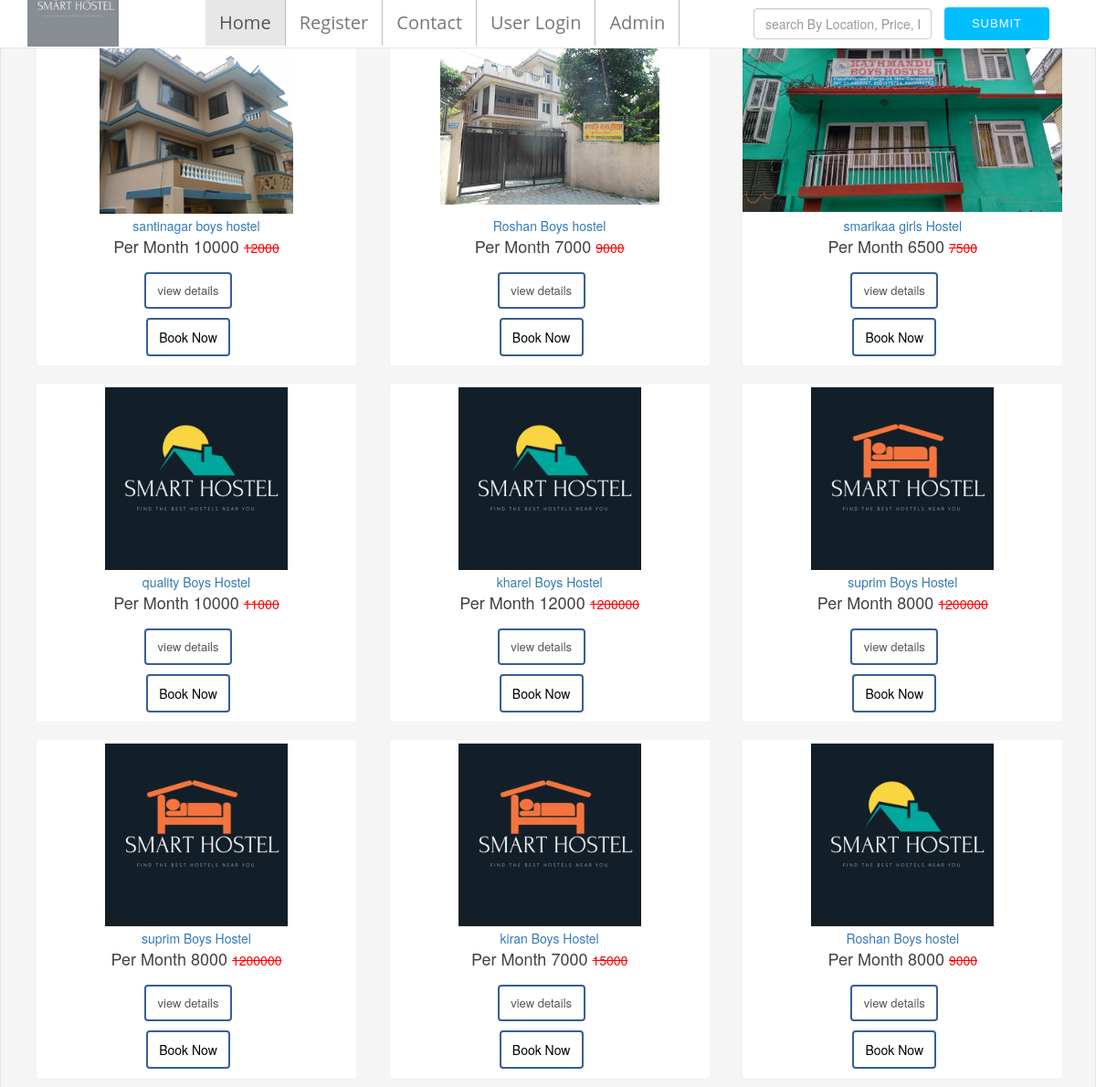
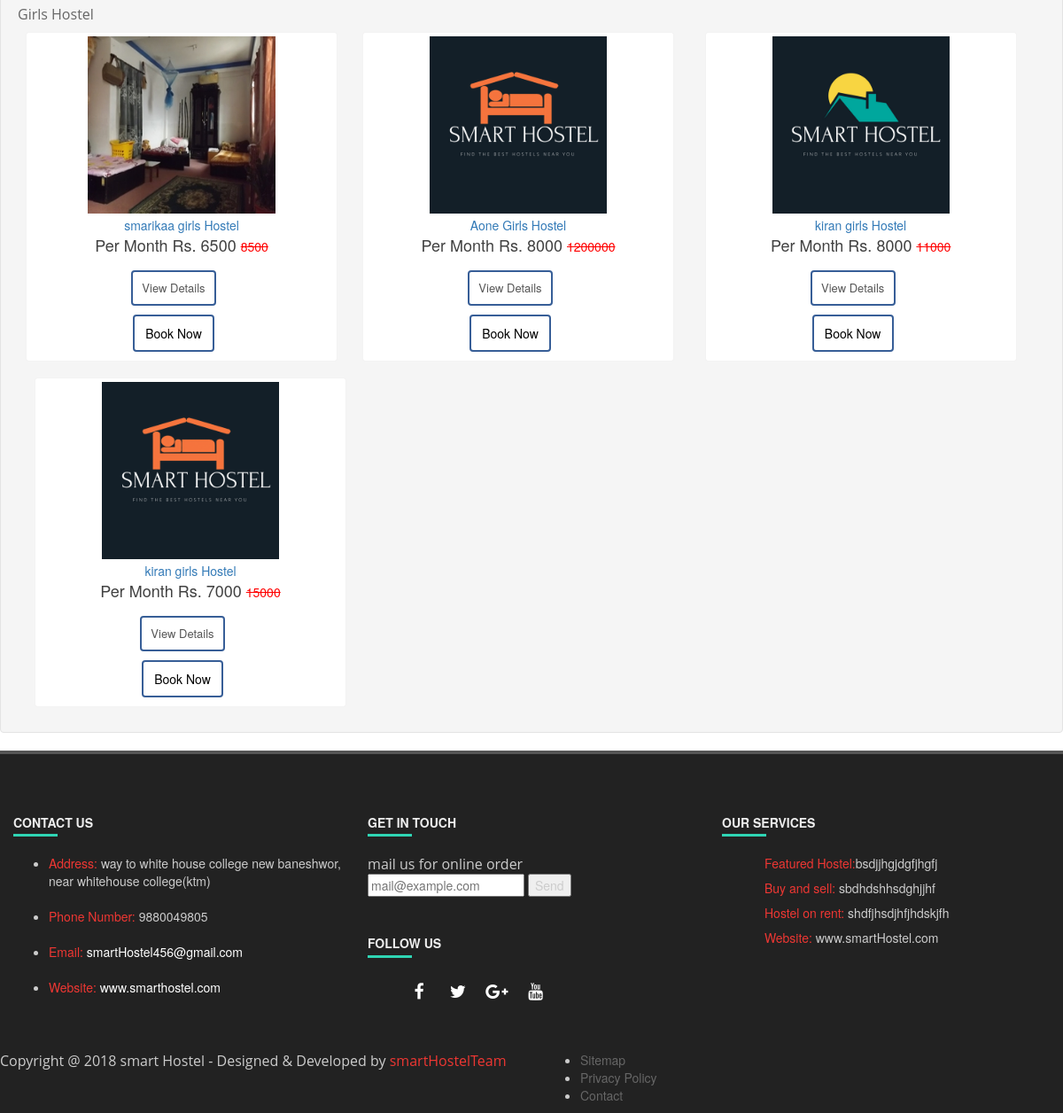
/register/index.php, run on the app's committed database (2 pictures, top to bottom).
### tables this page shows
CREATE TABLE `hostel_info` (
  `id` int(11) NOT NULL,
  `HostelName` varchar(100) DEFAULT NULL,
  `HostelType` varchar(100) DEFAULT NULL,
  `HostelPrice` varchar(100) DEFAULT NULL,
  `HostelLocation` varchar(122) DEFAULT NULL,
  `HostelDetails` varchar(250) DEFAULT NULL,
  `Location` varchar(100) DEFAULT NULL,
  `NormalPrice` varchar(122) DEFAULT NULL
);

### register/index.php (the view, shortened to what this page needs)
<?php include "header.php" ?>
    <?php
include('connection.php');
$sql='select * from hostel_info where HostelType="male" ';
$retval=mysqli_query($con,$sql);
?>
<html>
<body>
<div class="well">
 <div class="row">
                     <div class="col-md-12"  product-cards">
                          <div id="divcontent">
  <div id="ItemsBody_pnlCategoryBrowse1">
    <div id="ItemsBody_pnlBestSellers" style="">
      <?php
while($row=mysqli_fetch_assoc($retval))
{
  echo'
      <div class="col-md-4">
          <div class="ItemsB inlay-container">
            <div>
              <div class="prod-img-wrap">
                <a href="singleview.php">
                  <img src="'.$row['Location'].'" class=""style="" />
                </a>
              </div>
              <div class="item-body">
                </div>
                <div class="ItemsBrowse_Title">
                  <a href="singleview.php">'.$row['HostelName'].'</a>
                </div>
                <div class="price-desc">
                Per Month '.$row['HostelPrice'].'
                  <s style="color:red;">
                  </s>
                  <s style="color:red;">
                    '.$row['NormalPrice'].'
                  </s>
                </div>
                <a href="singleview.php?id='.$row['id'].'"
                 class="button button1"  style="">view details</a>
                <div class="more-prod">
                <a href="order.php?id='.$row['id'].'"">
                <button class="button" style="vertical-align-middle">
      <span>Book Now </span></button></a>
                  </div>
                  </div>
                  </div>
                   </div>
                  ';
                }
                ?>
                  </div>
</div>
                </div>
              </div>
            </div>
 <div class="row">
                     <div class="col-md-12"  product-cards">
                          <div id="divcontent">
  <div id="ItemsBody_pnlCategoryBrowse1">
    <div id="ItemsBody_pnlBestSellers" style="clear:both; margin-top:5px;">
      <p class="title">
        <span style="font-family:'open sans',sans-serif;"id="ItemsBody_lblBestSellers">Girls Hostel</span>
        <a href=">See All</a>
      </p>
      <?php
include('connection.php');
$sql='select * from hostel_info where HostelType="female" limit 10';
$retval=mysqli_query($con,$sql);
while($row=mysqli_fetch_assoc($retval))
{
  echo'
      <div class="col-md-4">
          <div class="ItemsB inlay-container">
            <div>
              <div class="prod-img-wrap">
                <a href="singleview.php">
                  <img src="'.$row['Location'].'" class=""style="" />
                </a>
              </div>
              <div class="item-body">
                </div>
                <div class="ItemsBrowse_Title">
                  <a href="singleview.php">'.$row['HostelName'].'
                </div>
                <div class="price-desc">
                Per Month Rs. '.$row['HostelPrice'].'
                  <s style="color:red;">
                  </s>
                  <s style="color:red;">
                  '.$row['NormalPrice'].'
                  </s>
                </div>
                <a href="singleview.php?id='.$row['id'].'" class="button button1" style="">View Details</a>
                <div class="more-prod">
                  <a href="order.php?id='.$row['id'].'" class="button" style="">
      <span>Book Now</span></button></a>
                  </a>
                  </div>
                  </div>
                  </div>
                  </div>
                  ';
                }
                ?>
                  </div>
</div>
<?php
include("footer.php");
?>
</body>
</html>

### cssdesign/index.css (style rules this page uses)
body { background-image:url(""); }

### cssdesign/aboutus.css (style rules this page uses)
p { color: #666; font-size: 16px; font-family: 'Open Sans', sans-serif; line-height: 22px; margin: 0; }

### header.php (style rules this page uses)
body { background-image:url("image/website logo/smart.png"); }
div.ItemsB:nth-child(odd) { padding-left: 5px; }
.prod-img-wrap a { height: 2000px; }
.prod-img-wrap a img { max-height: 200px; max-width:100%; }
.prod-img-wrap { display: table;width: 100%;text-align: center; }
.prod-img-wrap a { display: table-cell;vertical-align: middle;height: 200px; }
.prod-img-wrap a img { max-height: 200px;max-width: 100%; }
.ItemsB>div { min-height: 370px; max-height: 370px; width:350px; border: 1px solid:#e0e0e0; ; border-radius:2px; padding: 0px; box-shadow: 0px 0px 1px 0px #e2dede; transition: all ease 0.6s; -webkit-transition: all ease 0.6s; -moz-transition: all ease 0.6s; -o-transition: all ease 0.6s; -ms-transition: all ease 0.6s; background: #fff; }
div { margin: 0; }
div { display: block; }
div.ItemsB { float: left; text-align: center; box-sizing: border-box; padding: 10px; margin: 0; border: none!important; }
.prod-img-wrap a img { max-height:200px; max-width:100%; }
.prod-img-wrap a { display: table-cell;vertical-align: middle;height: 207px; }
div.ItemsB>div { transition:all ease 0.6s;-webkit-transition:all ease 0.6s;-moz-transition:all ease 0.6s;-o-transition:all ease 0.6s;-ms-transition:all ease 0.6s; }
.price-desc { font-size:18px;color: #414141;margin-bottom: 10px; }
.price-desc s { font-size: 14px; }
.button { display: inline-block; border-radius: 4px; background-color: white; border: none; color: black; border:2px solid #375E97; text-align: center; font-size: 14px; padding: 9px; width: 92px; transition: all 0s; cursor: pointer; margin: 5px; margin-left: -13px; }
.button span { cursor: pointer; display: inline-block; position: relative; transition: 0.1s; }
.button span:after { position: absolute; opacity: 0; top: 0; right:2px ; transition: 0.1s; }
.button1 { display: inline-block; border-radius: 4px; background-color: ; border: 2 px solid #FA6765; color: #555; text-align: center; font-size: 13px; padding: 9px; width: 96px; transition: all 0.1s; cursor: pointer; }

### data on the page
hostel_info: Location (picture), HostelName "santinagar boys hostel", HostelPrice "10000", NormalPrice "12000"
hostel_info: Location (picture), HostelName "Roshan Boys hostel", HostelPrice "7000", NormalPrice "9000"
hostel_info: Location (picture), HostelName "smarikaa girls Hostel", HostelPrice "6500", NormalPrice "7500"
hostel_info: Location (picture), HostelName "quality Boys Hostel", HostelPrice "10000", NormalPrice "11000"
hostel_info: Location (picture), HostelName "kharel Boys Hostel", HostelPrice "12000", NormalPrice "1200000"
hostel_info: Location (picture), HostelName "suprim Boys Hostel", HostelPrice "8000", NormalPrice "1200000"
hostel_info: Location (picture), HostelName "suprim Boys Hostel", HostelPrice "8000", NormalPrice "1200000"
hostel_info: Location (picture), HostelName "kiran Boys Hostel", HostelPrice "7000", NormalPrice "15000"
hostel_info: Location (picture), HostelName "Roshan Boys hostel", HostelPrice "8000", NormalPrice "9000"
hostel_info: Location (picture), HostelName "smarikaa girls Hostel", HostelPrice "6500", NormalPrice "8500"
hostel_info: Location (picture), HostelName "Aone Girls Hostel", HostelPrice "8000", NormalPrice "1200000"
hostel_info: Location (picture), HostelName "kiran girls Hostel", HostelPrice "8000", NormalPrice "11000"
hostel_info: Location (picture), HostelName "kiran girls Hostel", HostelPrice "7000", NormalPrice "15000"
